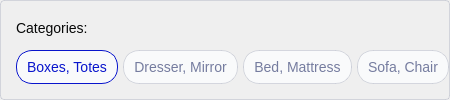
           <widget class="QFrame" name="inventory_categor_frame">
            <property name="minimumSize">
             <size>
              <width>0</width>
              <height>92</height>
             </size>
            </property>
            <property name="styleSheet">
             <string notr="true">.QFrame {
	border: 0.5px solid rgba(181, 184, 199, 0.5);
	border-radius: 4px;
}</string>
            </property>
            <property name="frameShape">
             <enum>QFrame::NoFrame</enum>
            </property>
            <property name="frameShadow">
             <enum>QFrame::Raised</enum>
            </property>
            <layout class="QVBoxLayout" name="inventory_categor_layout">
             <property name="spacing">
              <number>10</number>
             </property>
             <property name="leftMargin">
              <number>15</number>
             </property>
             <property name="topMargin">
              <number>15</number>
             </property>
             <property name="rightMargin">
              <number>0</number>
             </property>
             <property name="bottomMargin">
              <number>15</number>
             </property>
             <item>
              <widget class="QLabel" name="inventory_categor_label">
               <property name="styleSheet">
                <string notr="true">color: #070808;
font-size: 14px;</string>
               </property>
               <property name="text">
                <string>Categories:</string>
               </property>
              </widget>
             </item>
             <item alignment="Qt::AlignLeft">
              <widget class="QFrame" name="inventory_categor_butt_frame">
               <property name="styleSheet">
                <string notr="true">QFrame {
	border: none;
}

QPushButton {
	border: 0.5px solid rgba(181, 184, 199, 0.5);
	border-radius: 16px;	
	padding-left: 10px;
	padding-right: 10px;
	padding-top: 8px;
	padding-bottom: 8px;
	color: #757C9F;
	font-size: 14px;
	qproperty-icon: url(:/image/check_icon_default.svg);
	icon-size: 18px, 18px;
	background: #F9FAFB;
}

QPushButton:hover {
	border: 0.5px solid #0915CC;
	color: #0915CC;
}

QPushButton:checked {
	border: 0.5px solid #0915CC;
	color: #0915CC;
}</string>
               </property>
               <property name="frameShape">
                <enum>QFrame::NoFrame</enum>
               </property>
               <property name="frameShadow">
                <enum>QFrame::Raised</enum>
               </property>
               <layout class="QHBoxLayout" name="inventory_categor_butt_layout">
                <property name="spacing">
                 <number>5</number>
                </property>
                <property name="leftMargin">
                 <number>0</number>
                </property>
                <property name="topMargin">
                 <number>0</number>
                </property>
                <property name="rightMargin">
                 <number>0</number>
                </property>
                <property name="bottomMargin">
                 <number>0</number>
                </property>
                <item>
                 <widget class="QPushButton" name="inventory_cat_butt_sample">
                  <property name="cursor">
                   <cursorShape>PointingHandCursor</cursorShape>
                  </property>
                  <property name="text">
                   <string>Boxes, Totes</string>
                  </property>
                  <property name="checkable">
                   <bool>true</bool>
                  </property>
                  <property name="checked">
                   <bool>true</bool>
                  </property>
                 </widget>
                </item>
                <item>
                 <widget class="QPushButton" name="inven">
                  <property name="cursor">
                   <cursorShape>PointingHandCursor</cursorShape>
                  </property>
                  <property name="text">
                   <string>Dresser, Mirror</string>
                  </property>
                  <property name="checkable">
                   <bool>true</bool>
                  </property>
                 </widget>
                </item>
                <item>
                 <widget class="QPushButton" name="config_subpeak_butt">
                  <property name="cursor">
                   <cursorShape>PointingHandCursor</cursorShape>
                  </property>
                  <property name="text">
                   <string>Bed, Mattress</string>
                  </property>
                  <property name="checkable">
                   <bool>true</bool>
                  </property>
                 </widget>
                </item>
                <item>
                 <widget class="QPushButton" name="config_peak_butt">
                  <property name="cursor">
                   <cursorShape>PointingHandCursor</cursorShape>
                  </property>
                  <property name="text">
                   <string>Sofa, Chair</string>
                  </property>
                  <property name="checkable">
                   <bool>true</bool>
                  </property>
                 </widget>
                </item>
               </layout>
              </widget>
             </item>
            </layout>
           </widget>
